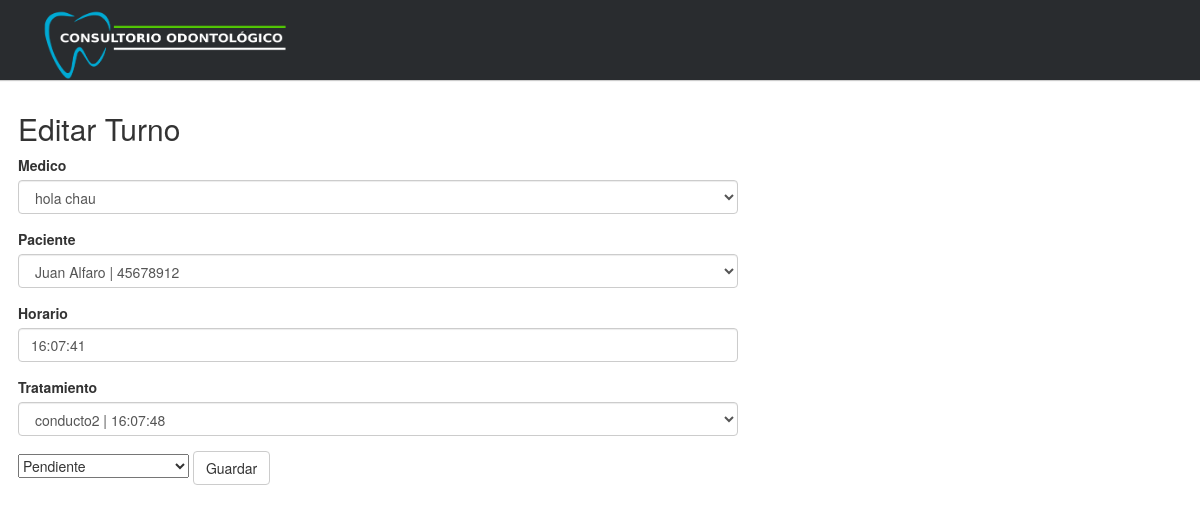
The app's page /editarTurno/1/ (signed in) with its own data.
### aplicacionTurnos/models.py (models this page shows, shortened)
class Turno(models.Model):
    pendiente = 'Pend'
    atendido = 'Aten'
    canceladoMedico = 'CM'
    canceladoPaciente = 'CP'
    ausente = 'Ause'
    opcionesEstado = (
        (pendiente,'Pendiente'),
        (atendido,'Atendido'),
        (canceladoMedico,'Cancelado por Medico'),
        (canceladoPaciente,'Cancelado por Paciente'),
        (ausente,'Ausente')
        )
    estado = models.CharField(max_length=4,choices=opcionesEstado,default=pendiente)
    medico = models.ForeignKey('Medico')
    paciente = models.ForeignKey('Paciente')
    dia = models.DateField()
    horario = models.TimeField()
    especialidad = models.ForeignKey('Especialidad')
    tratamiento = models.ForeignKey('Tratamiento')
    estaActivo = models.BooleanField(default=True)

### aplicacionTurnos/views.py (the view)
# urls.py: url(r'^editarTurno/(?P<pk>[0-9]+)/$', views.editarTurno),
@login_required
def editarTurno(request, pk):
    Turno.objects.filter(estaActivo=True).exists()
    turno = Turno.objects.get(pk=pk)
    if request.method == 'POST':
        form = turnoForm(request.POST, instance = turno)
        if form.is_valid():
            turno = form.save(commit=False)
            turno.save()
            print ("turno modificado")
            diaTurno = str(turno.horario.dia)
            return redirect('/cambioDia/'+diaTurno)
        '''
        if 'eliminar' in request.POST:
            turno.delete()
            return redirect('/nuevoTurno')
        elif form.is_valid():
            form.save(commit=True)
            return redirect('/nuevoTurno')
        '''
    else:
        form = turnoForm(instance = turno)
    return render(request, 'aplicacionTurnos/editarTurnoPopUp.html',{'form':form})

### aplicacionTurnos/forms.py
class turnoForm(forms.ModelForm):
    class Meta:
        model = Turno
        fields = '__all__'
        widgets = {
            'estaActivo': forms.HiddenInput(),
            'horarios': forms.HiddenInput()
            }

### aplicacionTurnos/models.py (called while the page is built)
    def __str__ (self):
        return str(self.nombre)+' '+str(self.apellido)

    def __str__(self):
        return self.nombre+' '+self.apellido+' | '+str(self.dni)

    def __str__(self):
        return self.nombre+' | '+str(self.duracion)

### aplicacionTurnos/templatetags/bootstrap.py (called while the page is built)
@register.inclusion_tag('../templates/aplicacionTurnos/form_input.html')
def form_input(elem, attrs=''):
    return {'elem':elem, 'attrs':attrs}

### aplicacionTurnos/templates/aplicacionTurnos/editarTurnoPopUp.html (shortened to what this page needs)
<!DOCTYPE html>
<html>
<head>
    {% load widget_tweaks %} {% load bootstrap %}
    <link rel="stylesheet" href="/static/css/style.css">
    <link rel="stylesheet" href="/static/css/footer.css" />
    <link rel="stylesheet" href="/static/css/bootstrap.min.css">
    <link rel="stylesheet" href="/static/css/font-awesome.min.css">
    <link rel="stylesheet" href="/static/css/header-user-dropdown.css">
    <link href='../static/css/fullcalendar.css' rel='stylesheet' />
    <link href='../static/css/fullcalendar.print.css' rel='stylesheet' media='print' />
</head>
<body>
    <header class="header-user-dropdown">
        <div class="header-limiter">
          <h1><span><a href="{%url 'aplicacionTurnos.views.home'%}"><img class="logoEditar" src="../../static/imagenes/consultorioLogo.png"/></a></span></h1>
        </div>
    </header>
    <div id='general'>
        <div id='contenedorPrincipal'>
            <div id="editarTurno">
                <h2>Editar Turno</h2>
                <form method="POST" class="post-form">
                    {% form_input form.medico %}
                    {% form_input form.paciente %}
                    {% form_input form.horario %}
                    {% form_input form.tratamiento %}
                    {{ form.estado }}
                    <button onclick="refreshParent()" type="submit" name="guardar" class="save btn btn-default">Guardar</button>
                </form>
            </div>
        </div>
</body>
</html>

### aplicacionTurnos/templates/aplicacionTurnos/form_input.html (shortened to what this page needs)
{% load widget_tweaks %}
<div class="form-group">
  <label for="{{ elem.id_for_label }}">{{ elem.label }}</label>
  {{ elem|add_class:'form-control'|attr:attrs}}
</div>

### aplicacionTurnos/static/css/style.css (style rules this page uses)
#contenedorPrincipal { width: 100%; height: 60%; margin-top: 1%; }
#general { width: 100vw; height: 89vh; margin-left: 18px; margin-right: 18px; }
#editarTurno { width: 60%; height: 100%; margin: 0px 0px 0px 0px; float: left; }
h2 { font: normal 20px Cookie, Arial, Helvetica, sans-serif; }
body { background-color: #e6e6e6; }
img.logoEditar { width: 250px; height: 70px; margin-top: -10px }

### aplicacionTurnos/static/css/header-user-dropdown.css (style rules this page uses)
.header-user-dropdown { background-color:#292c2f; box-shadow:0 1px 1px #ccc; padding: 20px 40px; height: 80px; color: #ffffff; box-sizing: border-box; }
.header-user-dropdown .header-limiter { max-width: 1200px; text-align: center; margin: 0 auto; }
.header-user-dropdown .header-limiter h1 { float: left; font: normal 50px Cookie, Arial, Helvetica, sans-serif; line-height: 40px; margin:0; }
.header-user-dropdown .header-limiter h1 span { color: #2E64FE; }
.header-user-dropdown .header-limiter a { color: #ffffff; text-decoration: none; }

### records on screen
Turno: medico "hola chau", paciente "Juan Alfaro | 45678912", horario "16:07:41", tratamiento "conducto2 | 16:07:48", estado "Pendiente"

### other values on screen
{{ elem.label }} "Medico Paciente Horario Tratamiento"
